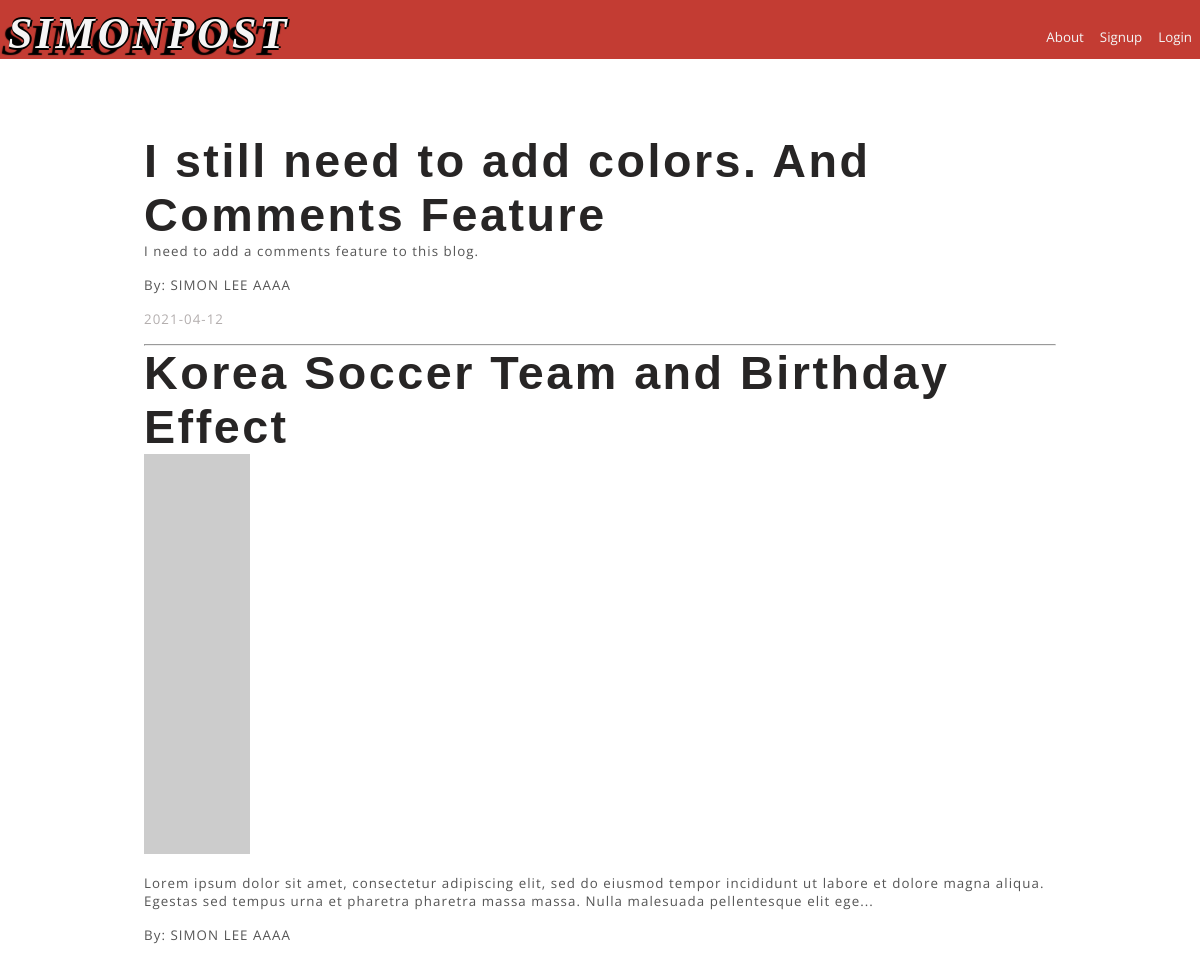
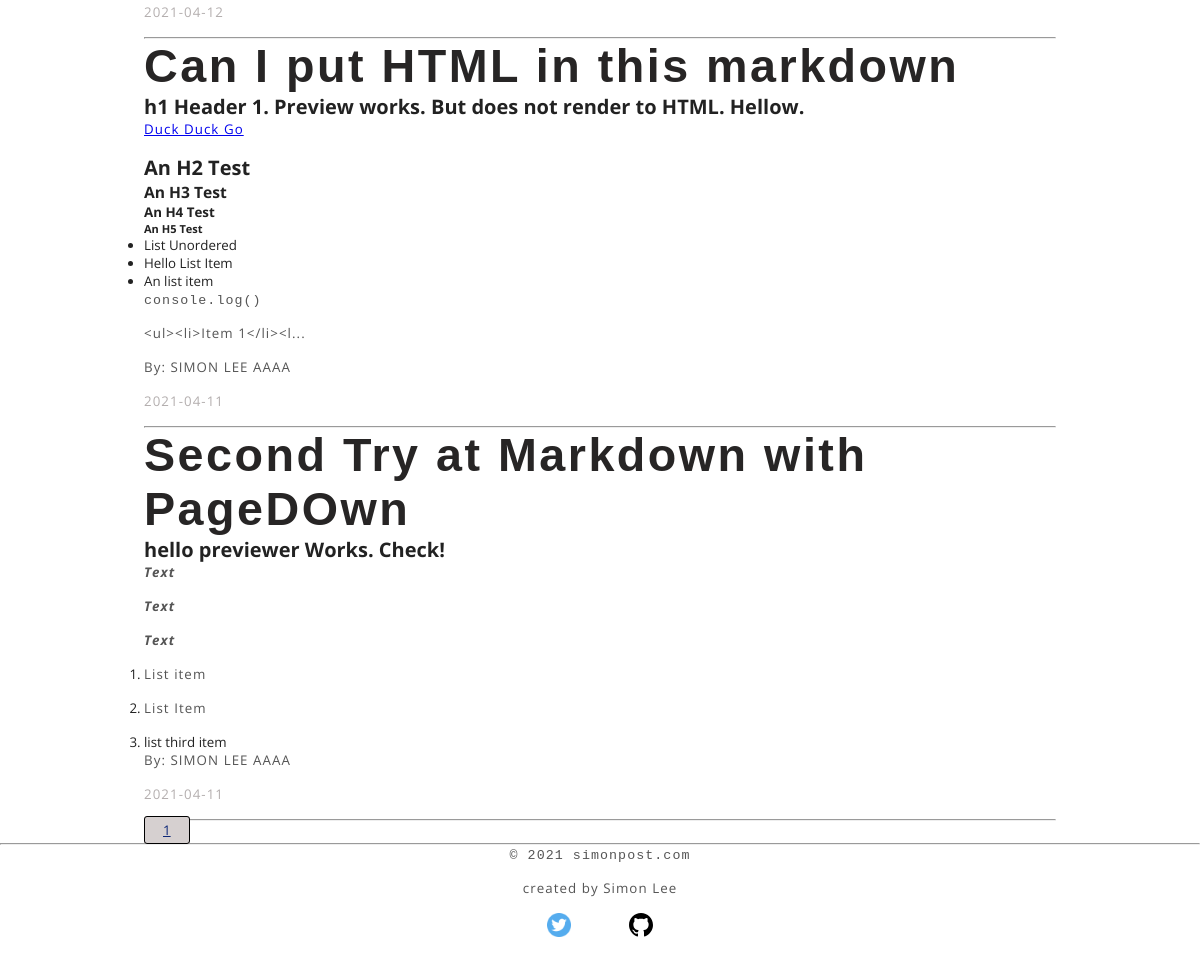
The page / on the database its author committed (2 pictures, top to bottom).
### simonpostcom/models.py (models this page shows, shortened)
class Post(db.Model):
    id = db.Column(db.Integer, primary_key=True)
    title = db.Column(db.String(100), nullable=False)
    date_posted = db.Column(db.DateTime, nullable=False, default=datetime.utcnow)
    pagedowncontent = db.Column(db.Text, nullable=False, default='')
    user_id = db.Column(db.Integer, db.ForeignKey('user.id'), nullable=False)

class User(db.Model, UserMixin):
    id = db.Column(db.Integer, primary_key=True)
    username = db.Column(db.String(20), unique=True, nullable=False)
    email = db.Column(db.String(120), unique=True, nullable=False)
    image_file = db.Column(db.String(20), nullable=False, default='default.jpg')
    password = db.Column(db.String(60), nullable=False)
    posts = db.relationship('Post', backref='author', lazy=True)

### simonpostcom/main/routes.py (the view)
@main.route("/")
def home():
    page = request.args.get('page', 1, type=int)
    posts = Post.query.order_by(Post.date_posted.desc()).paginate(page=page, per_page=5)
    return render_template('home.html', posts=posts)

### simonpostcom/templates/home.html
{% extends "base.html" %}
{% block body %}
    {% for post in posts.items %}
        <article class="post">
            <div class="title">
                <h2><a class="post-title-home" href="{{ url_for('posts.post', post_id=post.id) }}">{{ post.title }}</a></h2>
            </div>
            <div class="excerpt">
                <div class="post-content">{% filter markdown %}{{post.pagedowncontent|truncate(275, true) }}{% endfilter %}
                </div>
            </div>
            <div class="author">
                <p>By: <span style='text-transform: uppercase;'>Simon Lee {{ post.author.username }}</span></p>
                <p style='color:#ada8a8ec;'>{{ post.date_posted.strftime('%Y-%m-%d') }}</p>
            </div>
            <hr>
        </article>
    {% endfor %}
    {% for page_num in posts.iter_pages(left_edge=1, right_edge=1, left_current=1) %}
        {% if page_num %}
            {% if posts.page == page_num %}
            <a class='paginate-btn' href="{{ url_for('main.home', page=page_num) }}">{{ page_num }}</a>
        {% else %}
            <a class="paginate-btn" href="{{ url_for('main.home', page=page_num) }}">{{ page_num }}</a>
        {% endif %}
        {% else %}
        ...
      {% endif %}
    {% endfor %}
{% endblock body %}

### simonpostcom/templates/base.html (shortened to what this page needs)
<!DOCTYPE html>
<html lang="en">
	<head>
		<link
			rel="stylesheet"
			href="https://cdnjs.cloudflare.com/ajax/libs/skeleton/2.0.4/skeleton.min.css"
		/>
		<link rel="stylesheet" href="{{ url_for('static', filename='css/main.css') }}" />
	</head>
	<body>
		{% include 'nav.html'%}
		<div class="body-content">{% block body %}{% endblock %}</div>
		<footer style='text-align: center;'>
            <hr>
            <p><code>&copy; 2021 simonpost.com</code></p>
            <p>created by Simon Lee</p>
			<p><a style='margin-right: 2em;' href="https://twitter.com/simonhlee97" target="_blank"><img width=24 height="auto" src="{{ url_for('static', filename='images/twitter.png') }}" alt="my-twitter" /></a> <a style='margin-left: 2em;' href="https://github.com/simonhlee97" target="_blank"></a></p>
		</footer>
	</body>
</html>

### simonpostcom/templates/nav.html (shortened to what this page needs)
<nav class="nav">
	<div class="container">
		<h1 class="logo"><a href="{{ url_for('main.home') }}">SIMONPOST</a></h1>
		<ul>
			<li class="nav-item">
				<a href="{{ url_for('main.about') }}">About</a>
			</li>
            {% if current_user.is_authenticated %}
            <li>
                <a href="{{ url_for('posts.new_post') }}">New Post</a>
            </li>
            <li>
                <a href="{{ url_for('users.account') }}">Account</a>
            </li>
            <li>
                <a href="{{ url_for('users.logout') }}">Logout</a>
            </li>
            {% else %}
			<li class="nav-item">
				<a href="{{ url_for('users.register') }}">Signup</a>
			</li>
            <li class="nav-item">
				<a href="{{ url_for('users.login') }}">Login</a>
			</li>
            {% endif %}
		</ul>
	</div>
</nav>
<div style='width:100%; height:130px;' class="space-below-nav">
</div>

### simonpostcom/static/css/main.css (style rules this page uses)
* { box-sizing: border-box; margin: 0; padding: 0; }
body { font-family: 'Open Sans', Helvetica, Arial, sans-serif; color: #222; font-size: 10pt; }
.body-content { min-height: 60vh; padding: 4px 4.0em; }
p { color: #555; letter-spacing: 1.05px; margin-bottom: 1rem; }
.post-title-home { color: #272525; text-decoration: none; font-size: 35pt; letter-spacing: 2.5px; font-family: Impact, Haettenschweiler, sans-serif; }
.paginate-btn { color:#0d2777; background-color: #d6d0d0; padding: 4px 18px; margin-right: 5px; border: 1px solid black; border-radius: 3px; }
@media only screen and (min-width: 680px) { .body-content { padding-left: 12vw; padding-right: 12vw; } }

### simonpostcom/templates/nav.html (style rules this page uses)
.logo { font-family: Verdana; color: white; font-size: 33pt; font-weight: 900; font-style: italic; letter-spacing: 3px; padding-top: 8px; text-shadow: -7px 7px 1px black, 0 2px black, 2px 0 black, 0 -2px black; }
.nav { position: fixed; background-color: #c33c33; top: 0; left: 0; right: 0; transition: all 0.2s ease-in-out; z-index: 99; }
.nav .container { display: flex; justify-content: space-between; align-items: center; transition: all 0.2s ease-in-out; }
.nav ul { display: flex; list-style-type: none; align-items: center; justify-content:space-around; padding-top: 15px; }
.nav a { color: whitesmoke; text-decoration: none; padding: 0px 8px; transition: all 0.2s ease-in-out; }

### rows shown on the page
Post: title "I still need to add colors. And Comments Feature", pagedowncontent "I need to add a comments feature to this blog.", author.username "AAAA", date_posted "2021-04-12"
Post: title "Korea Soccer Team and Birthday Effect", pagedowncontent "Lorem ipsum dolor sit amet, consectetur adipiscing elit, sed do eiusmod tempor incididunt ut labore et dolore magna aliqua. Egestas sed tempus urna et pharetra pharetra massa massa. Nulla malesuada pellentesque elit ege...", author.username "AAAA", date_posted "2021-04-12"
Post: title "Can I put HTML in this markdown", pagedowncontent "h1 Header 1. Preview works. But does not render to HTML. Hellow. Duck Duck Go An H2 Test An H3 Test An H4 Test An H5 Test List Unordered Hello List Item An list item console.log() <ul><li>Item 1</li><l...", author.username "AAAA", date_posted "2021-04-11"
Post: title "Second Try at Markdown with PageDOwn", pagedowncontent "hello previewer Works. Check! Text Text Text List item List Item list third item", author.username "AAAA", date_posted "2021-04-11"

### other values the page prints
{{ page_num }} "1"
